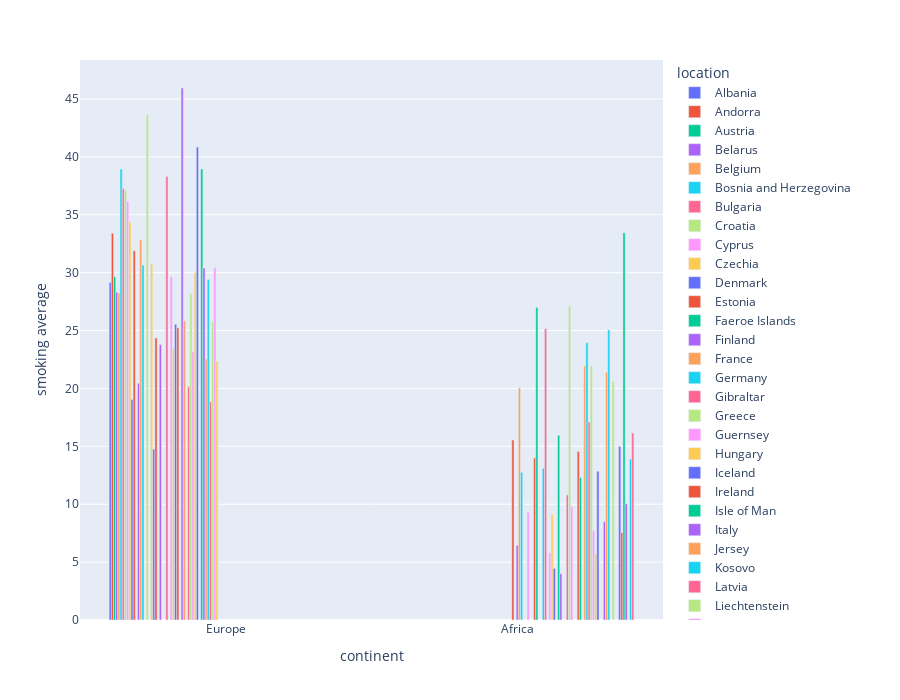

Write notebook code for a chart like this one.
### Code cell
fig = px.bar(df_diab_af_eur, x="continent", y="smoking average",
             color = 'location', barmode = 'group',
             height=700)
fig.show()
